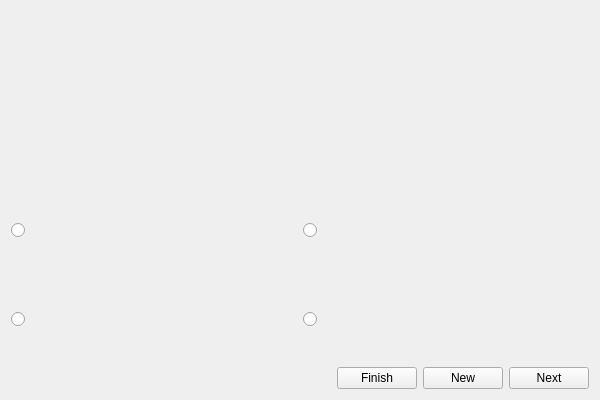
<?xml version="1.0" encoding="UTF-8"?>
<ui version="4.0">
 <class>Form</class>
 <widget class="QWidget" name="Form">
  <property name="geometry">
   <rect>
    <x>0</x>
    <y>0</y>
    <width>600</width>
    <height>400</height>
   </rect>
  </property>
  <property name="windowTitle">
   <string>Quiz by Jakob Jungreithmeir</string>
  </property>
  <layout class="QGridLayout" name="gridLayout_3">
   <item row="1" column="0">
    <layout class="QGridLayout" name="gridLayout">
     <item row="0" column="0">
      <widget class="QRadioButton" name="rA">
       <property name="sizePolicy">
        <sizepolicy hsizetype="Minimum" vsizetype="MinimumExpanding">
         <horstretch>0</horstretch>
         <verstretch>0</verstretch>
        </sizepolicy>
       </property>
       <property name="text">
        <string/>
       </property>
      </widget>
     </item>
     <item row="1" column="0">
      <widget class="QRadioButton" name="rC">
       <property name="sizePolicy">
        <sizepolicy hsizetype="Minimum" vsizetype="MinimumExpanding">
         <horstretch>0</horstretch>
         <verstretch>0</verstretch>
        </sizepolicy>
       </property>
       <property name="text">
        <string/>
       </property>
      </widget>
     </item>
     <item row="1" column="1">
      <widget class="QRadioButton" name="rD">
       <property name="sizePolicy">
        <sizepolicy hsizetype="Minimum" vsizetype="MinimumExpanding">
         <horstretch>0</horstretch>
         <verstretch>0</verstretch>
        </sizepolicy>
       </property>
       <property name="text">
        <string/>
       </property>
      </widget>
     </item>
     <item row="0" column="1">
      <widget class="QRadioButton" name="rB">
       <property name="sizePolicy">
        <sizepolicy hsizetype="Minimum" vsizetype="MinimumExpanding">
         <horstretch>0</horstretch>
         <verstretch>0</verstretch>
        </sizepolicy>
       </property>
       <property name="text">
        <string/>
       </property>
      </widget>
     </item>
    </layout>
   </item>
   <item row="0" column="0">
    <layout class="QHBoxLayout" name="horizontalLayout">
     <item>
      <widget class="QLabel" name="lOutput">
       <property name="sizePolicy">
        <sizepolicy hsizetype="MinimumExpanding" vsizetype="MinimumExpanding">
         <horstretch>0</horstretch>
         <verstretch>0</verstretch>
        </sizepolicy>
       </property>
       <property name="font">
        <font>
         <pointsize>20</pointsize>
        </font>
       </property>
       <property name="text">
        <string/>
       </property>
       <property name="textFormat">
        <enum>Qt::AutoText</enum>
       </property>
       <property name="alignment">
        <set>Qt::AlignCenter</set>
       </property>
      </widget>
     </item>
    </layout>
   </item>
   <item row="2" column="0">
    <layout class="QHBoxLayout" name="horizontalLayout_2">
     <property name="sizeConstraint">
      <enum>QLayout::SetDefaultConstraint</enum>
     </property>
     <item>
      <widget class="QLabel" name="lRemaining">
       <property name="text">
        <string/>
       </property>
      </widget>
     </item>
     <item>
      <widget class="QPushButton" name="bFinish">
       <property name="sizePolicy">
        <sizepolicy hsizetype="Maximum" vsizetype="Maximum">
         <horstretch>0</horstretch>
         <verstretch>0</verstretch>
        </sizepolicy>
       </property>
       <property name="text">
        <string>Finish</string>
       </property>
      </widget>
     </item>
     <item>
      <widget class="QPushButton" name="bNew">
       <property name="sizePolicy">
        <sizepolicy hsizetype="Maximum" vsizetype="Maximum">
         <horstretch>0</horstretch>
         <verstretch>0</verstretch>
        </sizepolicy>
       </property>
       <property name="text">
        <string>New</string>
       </property>
      </widget>
     </item>
     <item>
      <widget class="QPushButton" name="bNext">
       <property name="sizePolicy">
        <sizepolicy hsizetype="Maximum" vsizetype="Maximum">
         <horstretch>0</horstretch>
         <verstretch>0</verstretch>
        </sizepolicy>
       </property>
       <property name="text">
        <string>Next</string>
       </property>
      </widget>
     </item>
    </layout>
   </item>
  </layout>
 </widget>
 <resources/>
 <connections/>
</ui>
